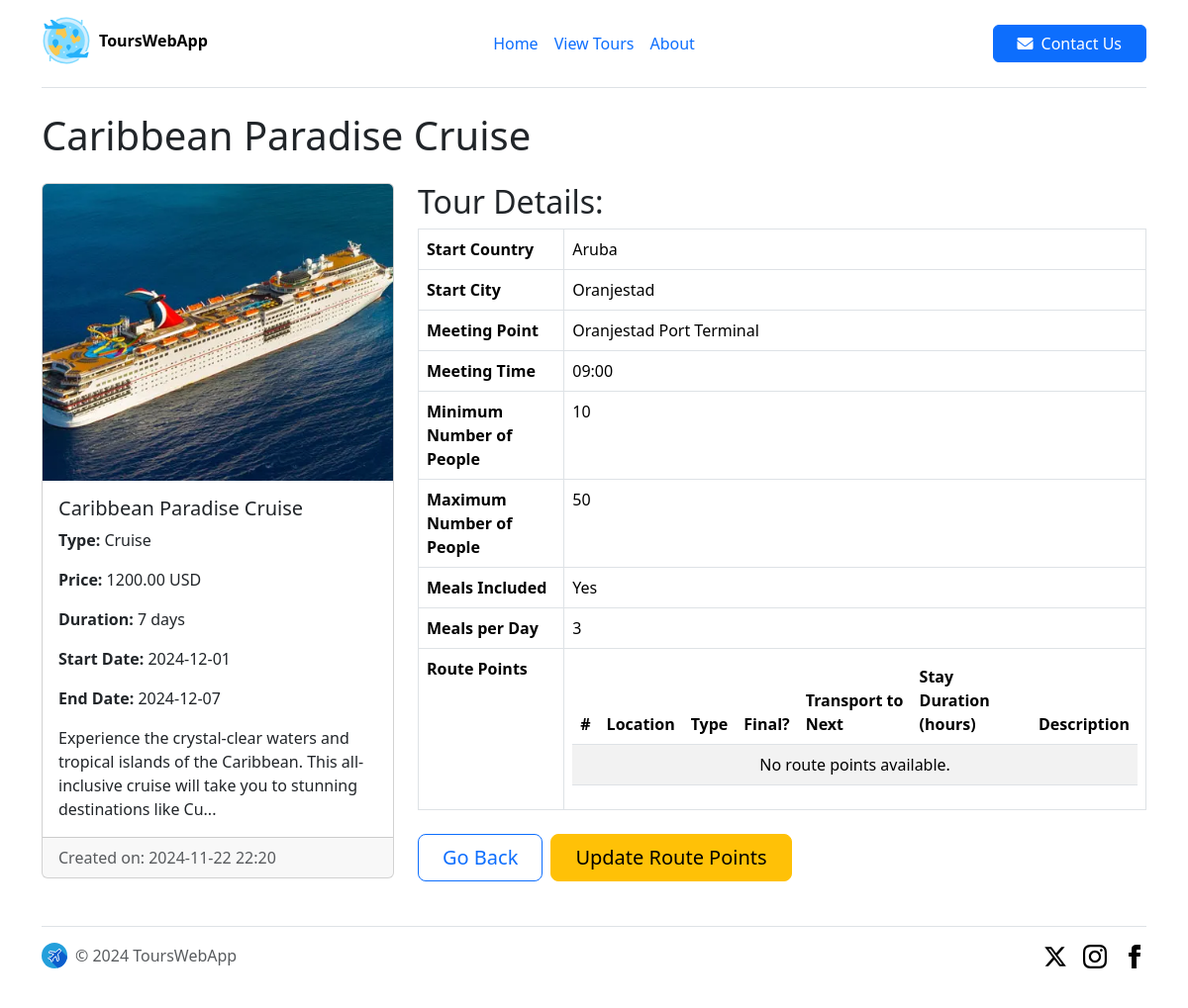
Screenshot of /admin/tours/1 (signed in) with the database file from the repository.
### models.py (models this page shows, shortened)
class Tour(db.Model):
    id = db.Column(db.Integer, primary_key=True)
    title = db.Column(db.String(100), nullable=False)
    type = db.Column(db.String(50), nullable=False)
    price = db.Column(db.Numeric(10, 2), nullable=False)
    start_country_id = db.Column(db.Integer, db.ForeignKey('country.id'), nullable=False)
    start_city = db.Column(db.String(100), nullable=False)
    meeting_point = db.Column(db.String(200), nullable=False, default='Поки невідомо')  # Конкретне місце зустрічі
    meeting_time = db.Column(db.Time, nullable=True)  # Час зустрічі
    has_meals = db.Column(db.Boolean, default=False)
    meals_per_day = db.Column(db.Integer, nullable=True)
    min_number_of_people = db.Column(db.Integer, nullable=False, default=1)
    max_number_of_people = db.Column(db.Integer, nullable=False)
    duration_days = db.Column(db.Integer, nullable=False)
    description = db.Column(db.Text, nullable=True)
    start_date = db.Column(db.Date, nullable=False)
    end_date = db.Column(db.Date, nullable=False)
    route_points = db.relationship('RoutePoint', backref='tour', lazy=True)
    created_at = db.Column(db.DateTime, nullable=False, default=lambda: datetime.now(timezone.utc))
    image_path = db.Column(db.String(200), nullable=True)

class Country(db.Model):
    id = db.Column(db.Integer, primary_key=True)
    name = db.Column(db.String(100), nullable=False)
    code = db.Column(db.String(2), nullable=False, unique=True)
    route_points = db.relationship('RoutePoint', backref='country', lazy=True)
    tours_starting = db.relationship('Tour', backref='start_country', lazy=True)

### app.py (the view)
@app.route('/admin/tours/<int:id>', methods=['GET'])
@admin_required
def admin_tour_details(id):
    tour = Tour.query.get_or_404(id)
    route_points = RoutePoint.query.filter_by(tour_id=id).order_by(RoutePoint.sequence_number).all()
    return render_template('admin_tour_details.html', tour=tour, route_points=route_points)

### app.py (called while the page is built)
def admin_required(f):
    @wraps(f)
    def decorated_function(*args, **kwargs):
        if 'admin' not in session:  # Перевірка чи адмін залогінений
            return redirect(url_for('admin_login'))  # Якщо ні, перенаправлення на сторінку логіну
        return f(*args, **kwargs)
    return decorated_function

### templates/admin_tour_details.html (shortened to what this page needs)
{% extends 'base.html' %}
{% block body %}
<div class="container mt-4">
    <h1 class="mb-4">{{ tour.title }}</h1>
    <div class="row">
        <div class="col-md-4 mb-4">
            <div class="card h-100">
                {% if tour.image_path %}
                <img src="{{ url_for('static', filename=tour.image_path) }}" class="card-img-top" alt="{{ tour.title }}">
                {% else %}
                <img src="https://via.placeholder.com/350x200?text=No+Image" class="card-img-top" alt="No Image">
                {% endif %}
                <div class="card-body">
                    <h5 class="card-title">{{ tour.title }}</h5>
                    <p class="card-text"><b>Type:</b> {{ tour.type }}</p>
                    <p class="card-text"><b>Price:</b> {{ tour.price }} USD</p>
                    <p class="card-text"><b>Duration:</b> {{ tour.duration_days }} days</p>
                    <p class="card-text"><b>Start Date:</b> {{ tour.start_date.strftime('%Y-%m-%d') }}</p>
                    <p class="card-text"><b>End Date:</b> {{ tour.end_date.strftime('%Y-%m-%d') }}</p>
                    <p class="card-text">{{ tour.description|truncate(150, True) }}</p>
                </div>
                <div class="card-footer text-muted">
                    Created on: {{ tour.created_at.strftime('%Y-%m-%d %H:%M') }}
                </div>
            </div>
        </div>
        <div class="col-md-8">
            <h2>Tour Details:</h2>
            <table class="table table-bordered">
                <tr>
                    <th>Start Country</th>
                    <td>{{ tour.start_country.name }}</td>
                </tr>
                <tr>
                    <th>Start City</th>
                    <td>{{ tour.start_city }}</td>
                </tr>
                <tr>
                    <th>Meeting Point</th>
                    <td>{{ tour.meeting_point }}</td>
                </tr>
                <tr>
                    <th>Meeting Time</th>
                    <td>{{ tour.meeting_time.strftime('%H:%M') if tour.meeting_time else 'N/A' }}</td>
                </tr>
                <tr>
                    <th>Minimum Number of People</th>
                    <td>{{ tour.min_number_of_people }}</td>
                </tr>
                <tr>
                    <th>Maximum Number of People</th>
                    <td>{{ tour.max_number_of_people }}</td>
                </tr>
                <tr>
                    <th>Meals Included</th>
                    <td>{% if tour.has_meals %}Yes{% else %}No{% endif %}</td>
                </tr>
                <tr>
                    <th>Meals per Day</th>
                    <td>{{ tour.meals_per_day if tour.has_meals else 'N/A' }}</td>
                </tr>
                <tr>
                    <th>Route Points</th>
                    <td>
                        <table class="table table-striped">
                            <thead>
                                <tr>
                                    <th>#</th>
                                    <th>Location</th>
                                    <th>Type</th>
                                    <th>Final?</th>
                                    <th>Transport to Next</th>
                                    <th>Stay Duration (hours)</th>
                                    <th>Description</th>
                                </tr>
                            </thead>
                            <tbody>
                                {% for point in tour.route_points %}
                                <tr>
                                    <td>{{ loop.index }}</td>
                                    <td>{{ point.location }}</td>
                                    <td>{{ point.location_type }}</td>
                                    <td>{% if point.is_final %}Yes{% else %}No{% endif %}</td>
                                    <td>{{ point.transport_to_next if point.transport_to_next else 'N/A' }}</td>
                                    <td>{{ point.stay_duration_hours if point.stay_duration_hours else 'N/A' }}</td>
                                    <td>{{ point.description if point.description else 'No Description' }}</td>
                                </tr>
                                {% else %}
                                <tr>
                                    <td colspan="7" class="text-center">No route points available.</td>
                                </tr>
                                {% endfor %}
                            </tbody>
                        </table>
                    </td>
                </tr>
            </table>
            <div class="d-flex justify-content-start gap-2 mt-4">
                <a href="/admin/tours" class="btn btn-outline-primary btn-lg px-4">Go Back</a>
                <a href="{{ url_for('update_tour_route_points', id=tour.id) }}" class="btn btn-warning btn-lg px-4">Update Route Points</a>
            </div>
        </div>
    </div>
</div>
{% endblock %}

### static/css/main.css (style rules this page uses)
.card-img-top { width: 100%; height: 300px; object-fit: cover; }
.card { max-width: 400px; width: 100%; }
.card-body { padding: 2rem; }

### rows the page displays
Tour: title "Caribbean Paradise Cruise", image_path (picture), type "Cruise", price "1200.00", duration_days "7", start_date "2024-12-01", end_date "2024-12-07", description "Experience the crystal-clear waters and tropical islands of the Caribbean. This all-inclusive cruise will take you to stunning destinations like Cu...", created_at "2024-11-22 22:20", start_city "Oranjestad", meeting_point "Oranjestad Port Terminal", meeting_time "09:00", min_number_of_people "10", max_number_of_people "50", has_meals+meals_per_day "3"
Country: start_country.name "Aruba"
